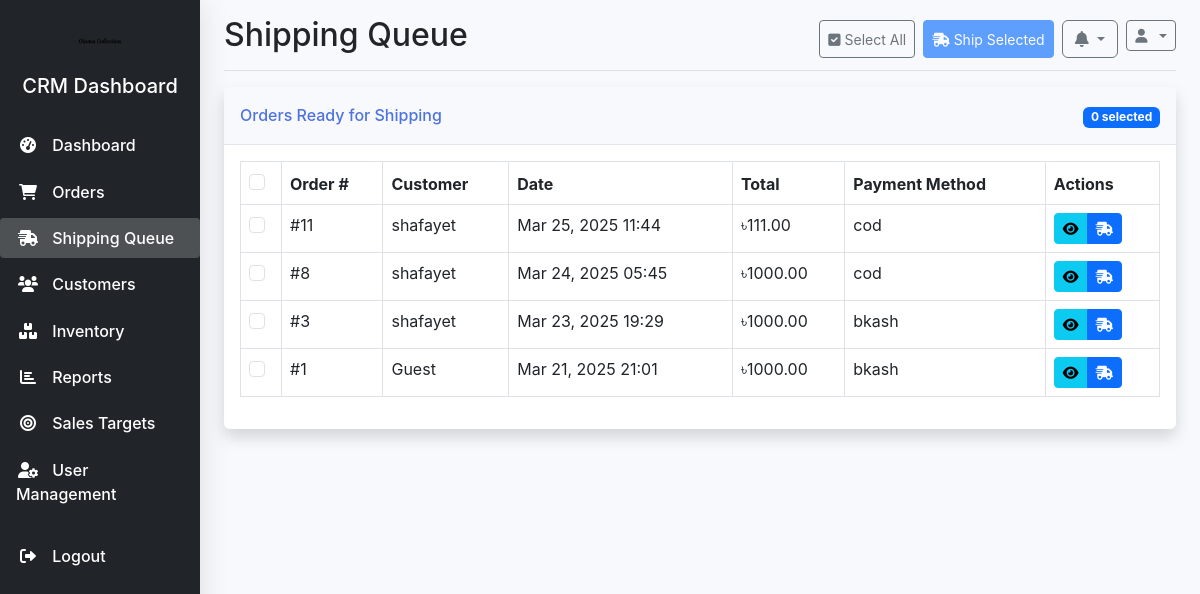
Before: /crm/shipping/queue/ (signed in) with the older database file.
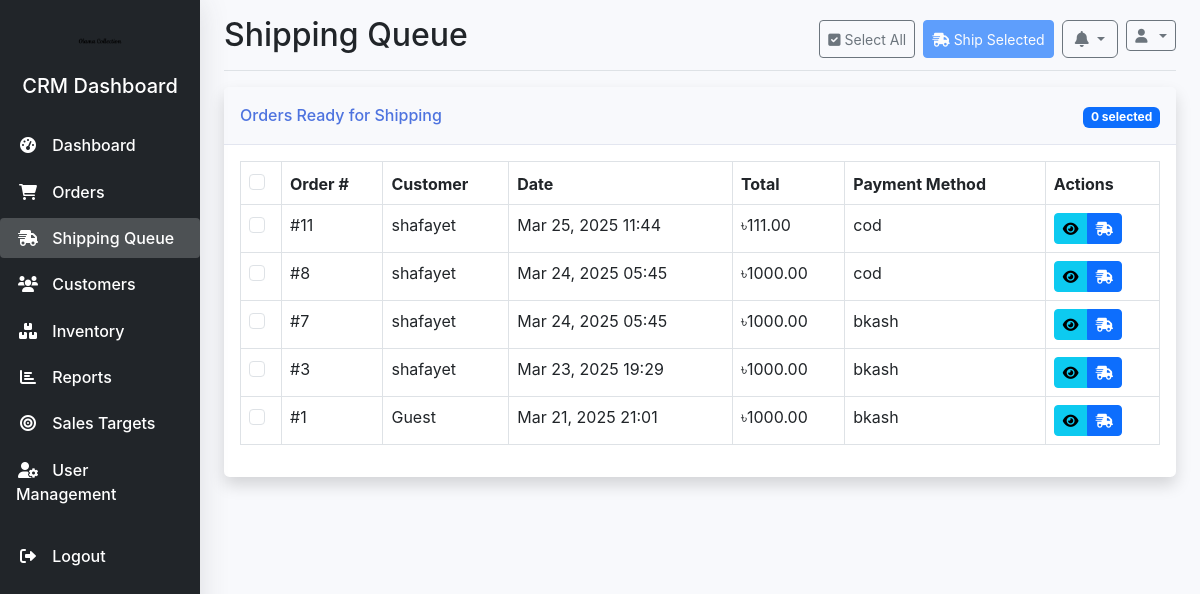
After: the same page with the newer database file.
### orders/models.py (models this page shows, shortened)
class Order(models.Model):
    order_number = models.CharField(max_length=20, unique=True, null=True, blank=True)
    customer = models.ForeignKey(User, on_delete=models.SET_NULL, related_name='orders', null=True, blank=True)
    shipping_address = models.TextField(null=True, blank=True)
    billing_address = models.TextField(blank=True, null=True)
    payment_method = models.CharField(max_length=50, null=True, blank=True)  # Made nullable
    payment_status = models.CharField(max_length=50, default='pending')
    total_amount = models.DecimalField(max_digits=10, decimal_places=2, null=True, blank=True)  # Made nullable
    created_at = models.DateTimeField(auto_now_add=True)
    updated_at = models.DateTimeField(auto_now=True)
    status = models.ForeignKey('crm.OrderStatus', on_delete=models.SET_NULL, null=True, blank=True)
    tracking_code = models.CharField(max_length=50, blank=True, null=True)
    consignment_id = models.CharField(max_length=50, blank=True, null=True)
    delivery_status = models.CharField(max_length=50, blank=True, null=True)
    inventory_updated = models.BooleanField(default=False)

### crm/views.py (the view)
# urls.py: path('shipping/queue/', views.shipping_queue, name='shipping_queue'),
@crm_login_required
def shipping_queue(request):
    ready_statuses = OrderStatus.objects.filter(
        Q(name__icontains='processing') | Q(name__icontains='ready'),
        is_processing=True,
        is_completed=False,
        is_cancelled=False
    )
    orders = Order.objects.filter(
        status__in=ready_statuses,
        tracking_code__isnull=True
    ).order_by('-created_at')
    shipped_status = OrderStatus.objects.filter(
        Q(name__icontains='ship') | Q(name__icontains='dispatch')
    ).first()
    context = {
        'orders': orders,
        'shipped_status': shipped_status
    }
    return render(request, 'crm/shipping/queue.html', context)

### crm/templates/crm/shipping/queue.html (shortened to what this page needs)
{% extends 'crm/base.html' %}
{% load static %}
{% block page_title %}Shipping Queue{% endblock %}
{% block header_buttons %}
<button id="select-all-btn" class="btn btn-sm btn-outline-secondary me-2">
    <i class="fas fa-check-square"></i> Select All
</button>
<button id="ship-selected-btn" class="btn btn-sm btn-primary" disabled>
    <i class="fas fa-shipping-fast"></i> Ship Selected
</button>
{% endblock %}
{% block content %}
<div class="card shadow mb-4">
    <div class="card-header py-3 d-flex justify-content-between align-items-center">
        <h6 class="m-0 font-weight-bold text-primary">Orders Ready for Shipping</h6>
        <div class="ml-2">
            <span id="selected-count" class="badge bg-primary">0 selected</span>
        </div>
    </div>
    <div class="card-body">
        <form id="bulk-ship-form" action="{% url 'crm:bulk_ship_orders' %}" method="post">
            <div class="table-responsive">
                <table class="table table-bordered" id="shippingTable" width="100%" cellspacing="0">
                    <thead>
                        <tr>
                            <th style="width: 40px;">
                                <div class="form-check">
                                    <input class="form-check-input" type="checkbox" id="select-all-orders">
                                </div>
                            </th>
                            <th>Order #</th>
                            <th>Customer</th>
                            <th>Date</th>
                            <th>Total</th>
                            <th>Payment Method</th>
                            <th>Actions</th>
                        </tr>
                    </thead>
                    <tbody>
                        {% for order in orders %}
                        <tr>
                            <td>
                                <div class="form-check">
                                    <input class="form-check-input order-checkbox" type="checkbox" value="{{ order.id }}">
                                </div>
                            </td>
                            <td>#{{ order.id }}</td>
                            <td>
                                {% if order.customer %}
                                    {{ order.customer.get_full_name|default:order.customer.username }}
                                {% else %}
                                    Guest
                                {% endif %}
                            </td>
                            <td>{{ order.created_at|date:"M d, Y H:i" }}</td>
                            <td>৳{{ order.total_amount|floatformat:2 }}</td>
                            <td>{{ order.payment_method }}</td>
                            <td>
                                <div class="btn-group">
                                    <a href="{% url 'crm:order_detail' order.id %}" class="btn btn-sm btn-info">
                                        <i class="fas fa-eye"></i>
                                    </a>
                                    <a href="{% url 'crm:ship_order' order.id %}" class="btn btn-sm btn-primary">
                                        <i class="fas fa-shipping-fast"></i>
                                    </a>
                                </div>
                            </td>
                        </tr>
                        {% empty %}
                        <tr>
                            <td colspan="7" class="text-center">No orders ready for shipping</td>
                        </tr>
                        {% endfor %}
                    </tbody>
                </table>
            </div>
        </form>
    </div>
</div>
{% endblock %}

Changed rows visible on the page:
now on this page (row edited): Order: id "7", customer.get_full_name "shafayet", created_at "Mar 24, 2025 05:45", total_amount "1000.00", payment_method "bkash"
